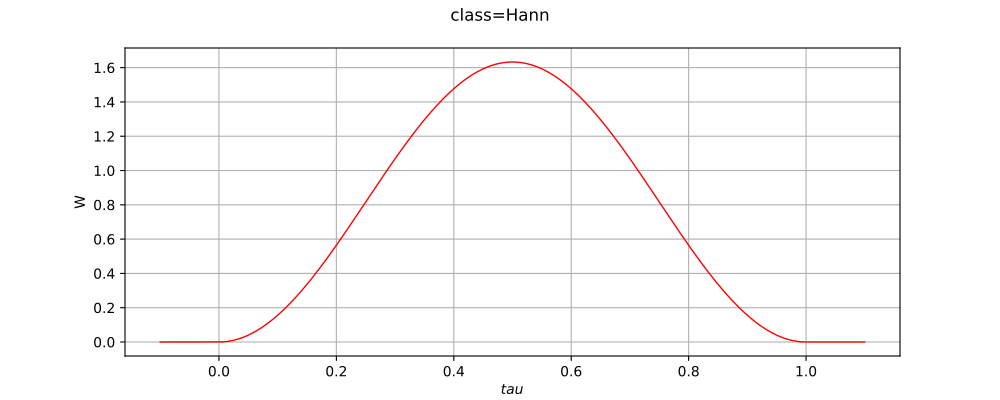

Reproduce this figure in Python.
import openturns as ot
from matplotlib import pyplot as plt
from openturns.viewer import View

filteringWindow = ot.Hann()
numPoints = 512
data = ot.Sample(numPoints, 2)
for i in range(numPoints):
    x = -0.1 + (1.2 * i) / (numPoints - 1.0)
    data[i, 0] = x
    data[i, 1] = filteringWindow(x)
graph = ot.Graph(str(filteringWindow), '$tau$', 'W', True)
graph.add(ot.Curve(data))
graph.setColors(['red'])
fig = plt.figure(figsize=(10, 4))
filtering_axis = fig.add_subplot(111)
View(graph, figure=fig, axes=[filtering_axis], add_legend=False)
